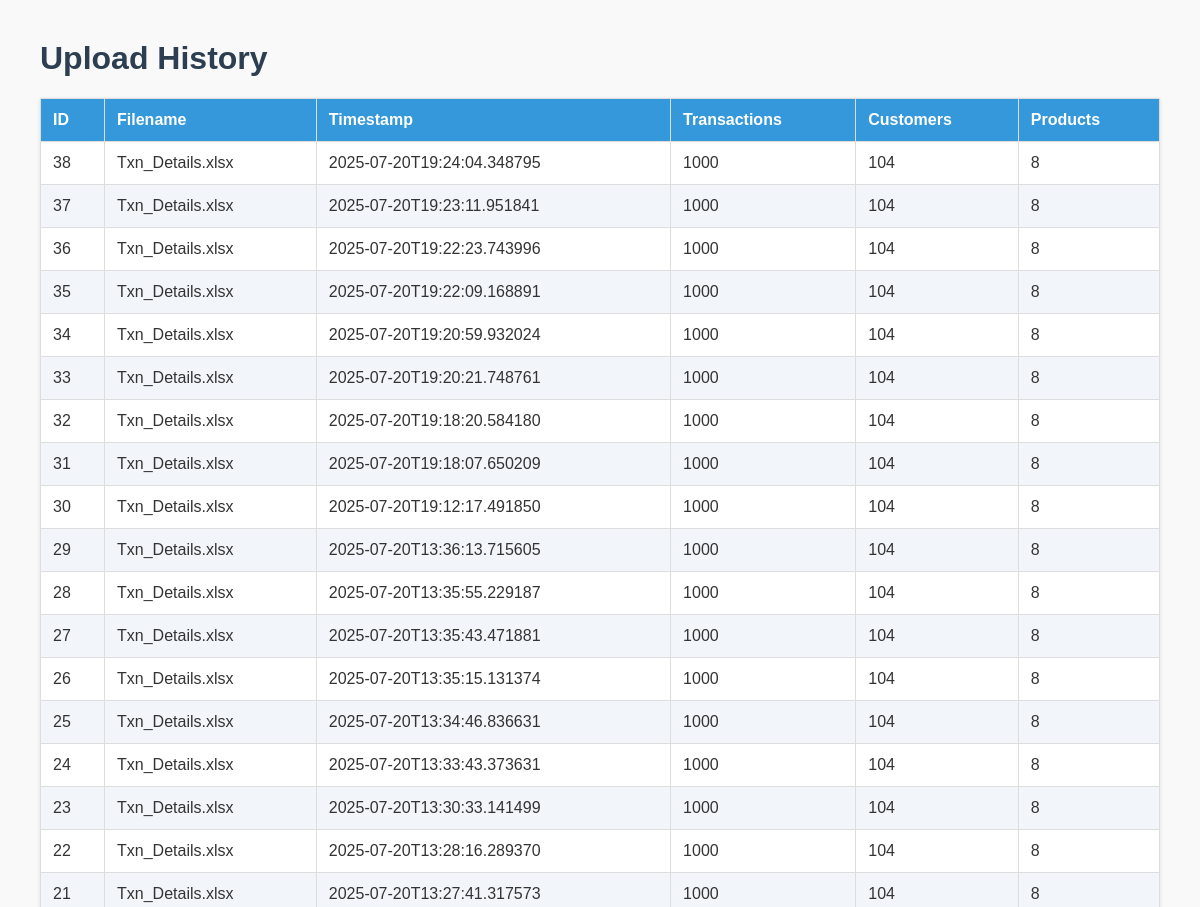
The app's page /uploads (upper part), older data.
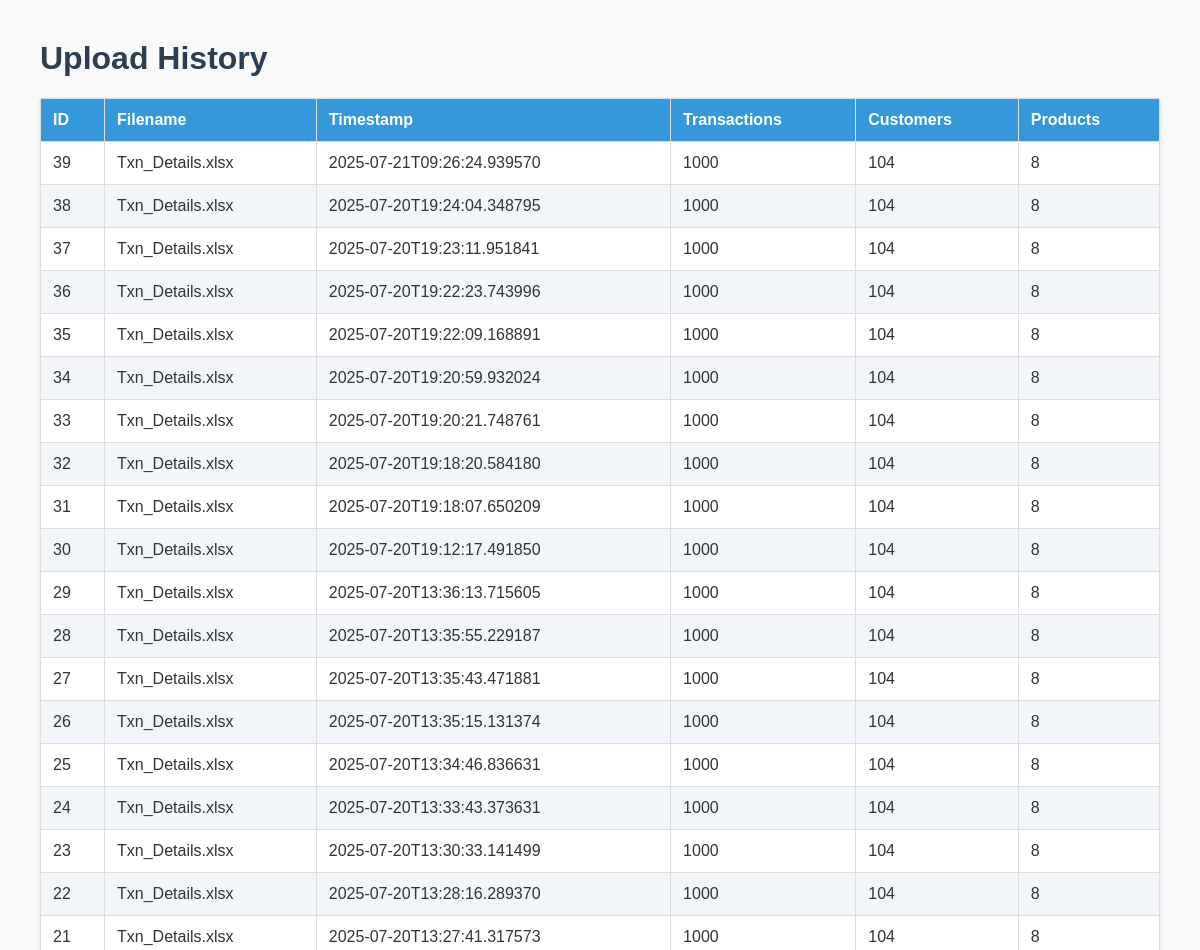
The same page, newer data.
### tables this page shows
CREATE TABLE uploads (
        id INTEGER PRIMARY KEY AUTOINCREMENT,
        filename TEXT,
        timestamp TEXT,
        transactions_rows INTEGER,
        customers_rows INTEGER,
        products_rows INTEGER
    );

### app.py (the view)
@app.route('/uploads')
def view_uploads():
    cursor.execute('SELECT * FROM uploads ORDER BY timestamp DESC')
    uploads = cursor.fetchall()
    return render_template('uploads.html', uploads=uploads)

### templates/uploads.html (shortened to what this page needs)
<!DOCTYPE html>
<html lang="en">
<head>
</head>
<body>
    <h1>Upload History</h1>
    <table>
        <thead>
            <tr>
                <th>ID</th>
                <th>Filename</th>
                <th>Timestamp</th>
                <th>Transactions</th>
                <th>Customers</th>
                <th>Products</th>
            </tr>
        </thead>
        <tbody>
            {% for upload in uploads %}
            <tr>
                <td>{{ upload[0] }}</td>
                <td>{{ upload[1] }}</td>
                <td>{{ upload[2] }}</td>
                <td>{{ upload[3] }}</td>
                <td>{{ upload[4] }}</td>
                <td>{{ upload[5] }}</td>
            </tr>
            {% endfor %}
        </tbody>
    </table>
</body>
</html>

Row changes from the older to the newer data that the page shows:
added uploads: id "39", filename "Txn_Details.xlsx", timestamp "2025-07-21T09:26:24.939570", transactions_rows "1000", customers_rows "104", products_rows "8"
